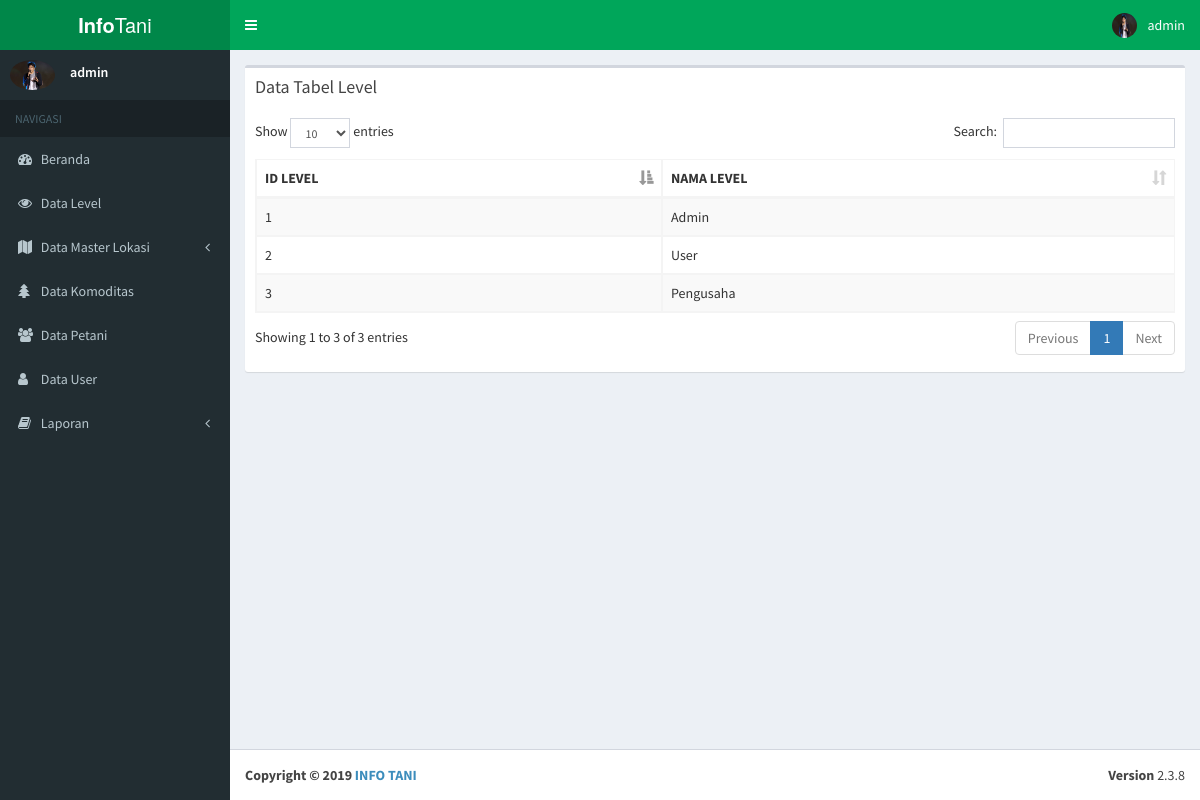
/Pages/Admin/viewlevel.php (signed in), run on the app's committed database.
### tables this page shows
CREATE TABLE `user` (
  `ID_USER` int(11) NOT NULL,
  `ID_LEVEL` int(11) DEFAULT NULL,
  `USERNAME` varchar(20) DEFAULT NULL,
  `PASSWORD` varchar(255) DEFAULT NULL,
  `FOTO_USER` varchar(18) DEFAULT NULL
);

CREATE TABLE `level` (
  `ID_LEVEL` int(11) NOT NULL,
  `NAMA_LEVEL` varchar(15) DEFAULT NULL
);

### controller/session.php (called while the page is built, shortened)
<?php
include "./koneksi.php";
$user_check=$_SESSION['USERNAME'];
$sql = "select * from user where USERNAME='$user_check'" ;
$ses_sql=mysqli_query($koneksi,$sql);
$row = mysqli_fetch_assoc($ses_sql);
$gambar = $row['FOTO_USER'];
?>

### Pages/Admin/viewlevel.php (the view, shortened to what this page needs)
<!DOCTYPE html>
<html>
<?php
        include_once "../_partials/head.php";
?>
<body class="hold-transition skin-green sidebar-mini">
<div class="wrapper">
    <?php
            include_once "../_partials/header.php";
    ?>
  <aside class="main-sidebar">
    <?php
        include_once "../_partials/sidebar.php";
    ?>
  </aside>
  <div class="content-wrapper">
    <section class="content">
      <div class="row">
        <div class="col-xs-12">
          <div class="box">
            <div class="box-header">
              <h3 class="box-title">Data Tabel Level</h3>
            </div>
            <div class="box-body table-responsive">
              <table id="example1" class="table table-bordered table-striped">
                <thead class="thead-dark">
                <tr>
                  <th>ID LEVEL</th>
                  <th>NAMA LEVEL</th>
                </tr>
                </thead>
                <tbody>
                    <?php
                    require_once "../../controller/admin/koneksi.php";
                    $query = mysqli_query($koneksi, "SELECT * FROM LEVEL");
                    while($data = mysqli_fetch_array($query)) {
                    ?>
                    <tr>
                        <td><?php echo $data ['ID_LEVEL'];?></td>
                        <td><?php echo $data ['NAMA_LEVEL'];?></td>
                        </tr>
                    <?php
                    } ?>
                </tbody>
              </table>
            </div>
          </div>
        </div>
      </div>
    </section>
  </div>
  <?php
        include_once "../_partials/footer.php";
  ?>
</div>
</body>
</html>

### Pages/_partials/header.php (shortened to what this page needs)
<?php
    require_once "../../controller/koneksi.php";
    include "../../controller/session.php";
      ?>
<header class="main-header">
  <a href="../frontend/index.php" class="logo">
    <span class="logo-lg"><b>Info</b>Tani</span>
  </a>
  <nav class="navbar navbar-static-top">
    <a href="#" class="sidebar-toggle" data-toggle="offcanvas" role="button">
    </a>
    <div class="navbar-custom-menu">
      <ul class="nav navbar-nav">
        <li class="dropdown user user-menu">
          <a href="#" class="dropdown-toggle" data-toggle="dropdown">
            <img src="../../img/user/<?php echo $gambar;?>" class="user-image" alt="User Image">
            <span class="hidden-xs"><?php echo $_SESSION['USERNAME'] ?></span>
          </a>
        </li>
      </ul>
    </div>
  </nav>
</header>

### Pages/_partials/sidebar.php (shortened to what this page needs)
<section class="sidebar">
  <div class="user-panel">
    <div class="pull-left image">
      <img src="../../img/user/<?php echo $gambar;?>" class="img-circle" alt="User Image">
    </div>
    <div class="pull-left info">
      <p><?php echo $_SESSION['USERNAME'] ?></p>
    </div>
  </div>
  <ul class="sidebar-menu">
    <li class="header">NAVIGASI</li>
    <li class="treeview">
      <a href="./index.php">
        <i class="fa fa-dashboard"></i> <span>Beranda</span>
      </a>
    </li>
    <li class="treeview">
      <a href="./viewlevel.php">
        <i class="fa fa-eye"></i> <span>Data Level</span>
      </a>
    </li>
    <li class="treeview">
      <a href="#">
        <i class="fa fa-map"></i> <span>Data Master Lokasi</span>
        <span class="pull-right-container">
          <i class="fa fa-angle-left pull-right"></i>
        </span>
      </a>
    </li>
    <li class="treeview">
      <a href="./viewkomoditas.php">
        <i class="fa fa-tree"></i> <span>Data Komoditas</span>
      </a>
    </li>
    <li class="treeview">
      <a href="./viewpetani.php">
        <i class="fa fa-users"></i> <span>Data Petani</span>
      </a>
    </li>
    <li class="treeview">
      <a href="./viewuser.php">
        <i class="fa fa-user"></i> <span>Data User</span>
      </a>
    </li>
    <li class="treeview">
      <a href="#">
        <i class="fa fa-book"></i> <span>Laporan</span>
        <span class="pull-right-container">
          <i class="fa fa-angle-left pull-right"></i>
        </span>
      </a>
    </li>
  </ul>
  </section>

### data on the page
user: FOTO_USER (picture)
level: ID_LEVEL "1", NAMA_LEVEL "Admin"
level: ID_LEVEL "2", NAMA_LEVEL "User"
level: ID_LEVEL "3", NAMA_LEVEL "Pengusaha"

### other printed values
$_SESSION['USERNAME'] "admin"
